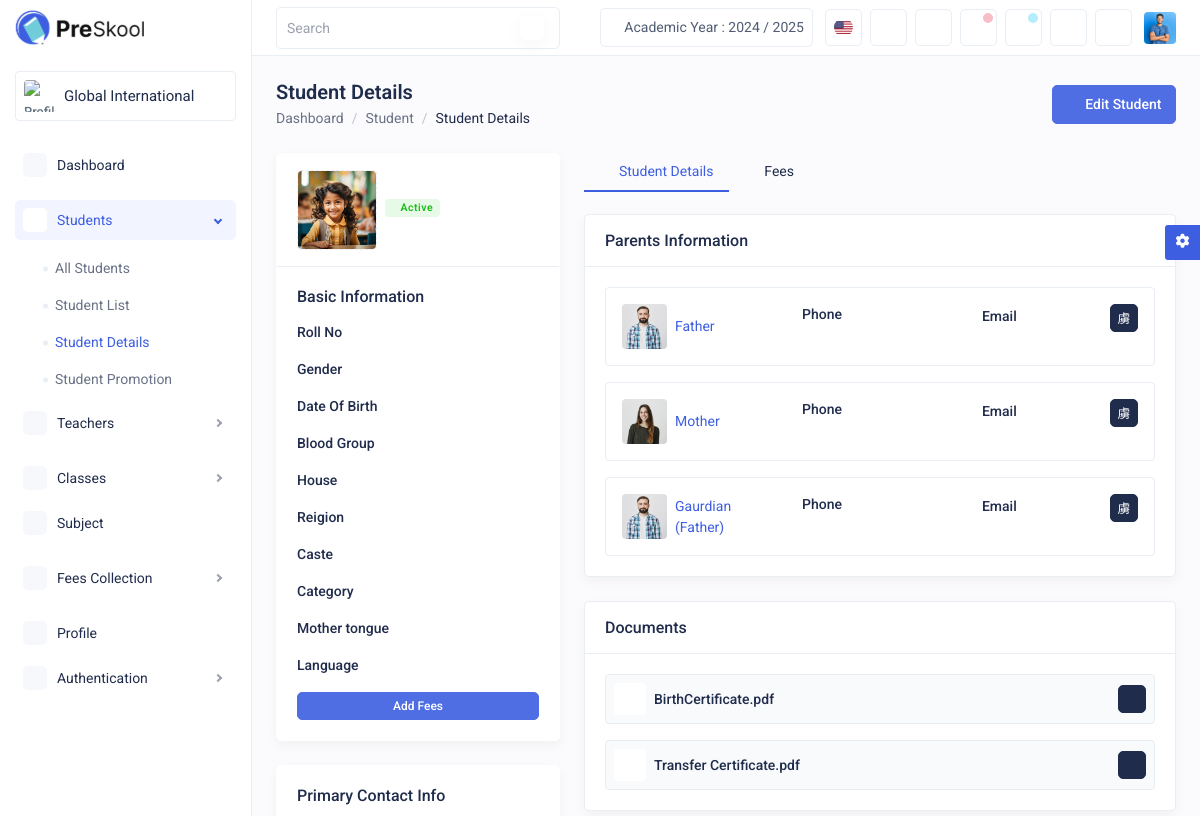
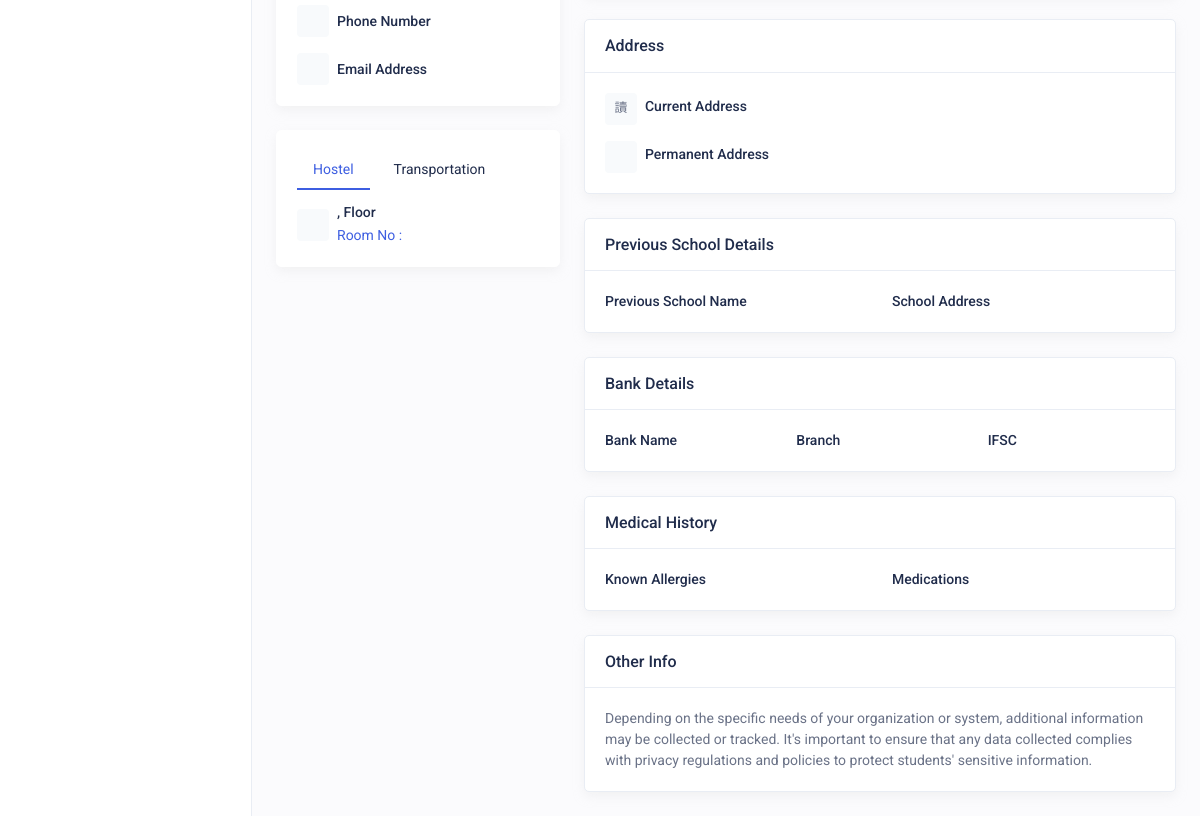
The page /student-details.php on the database as committed earlier (2 pictures, top to bottom).
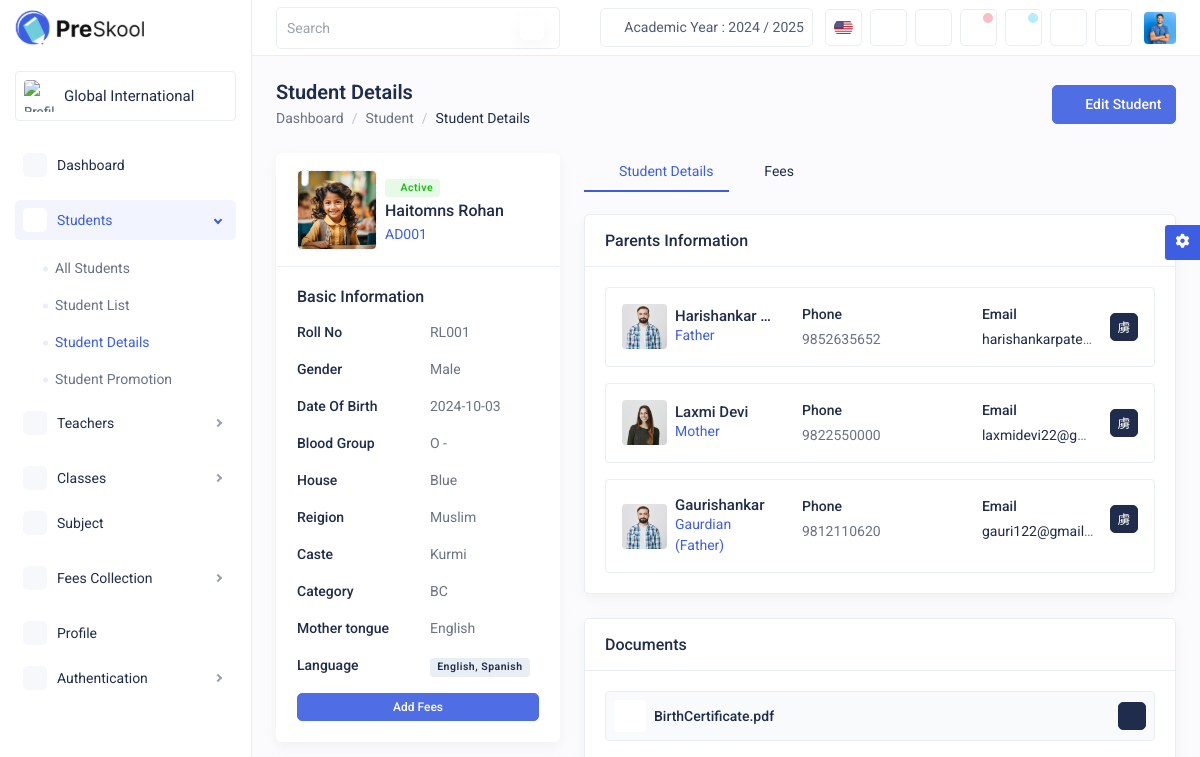
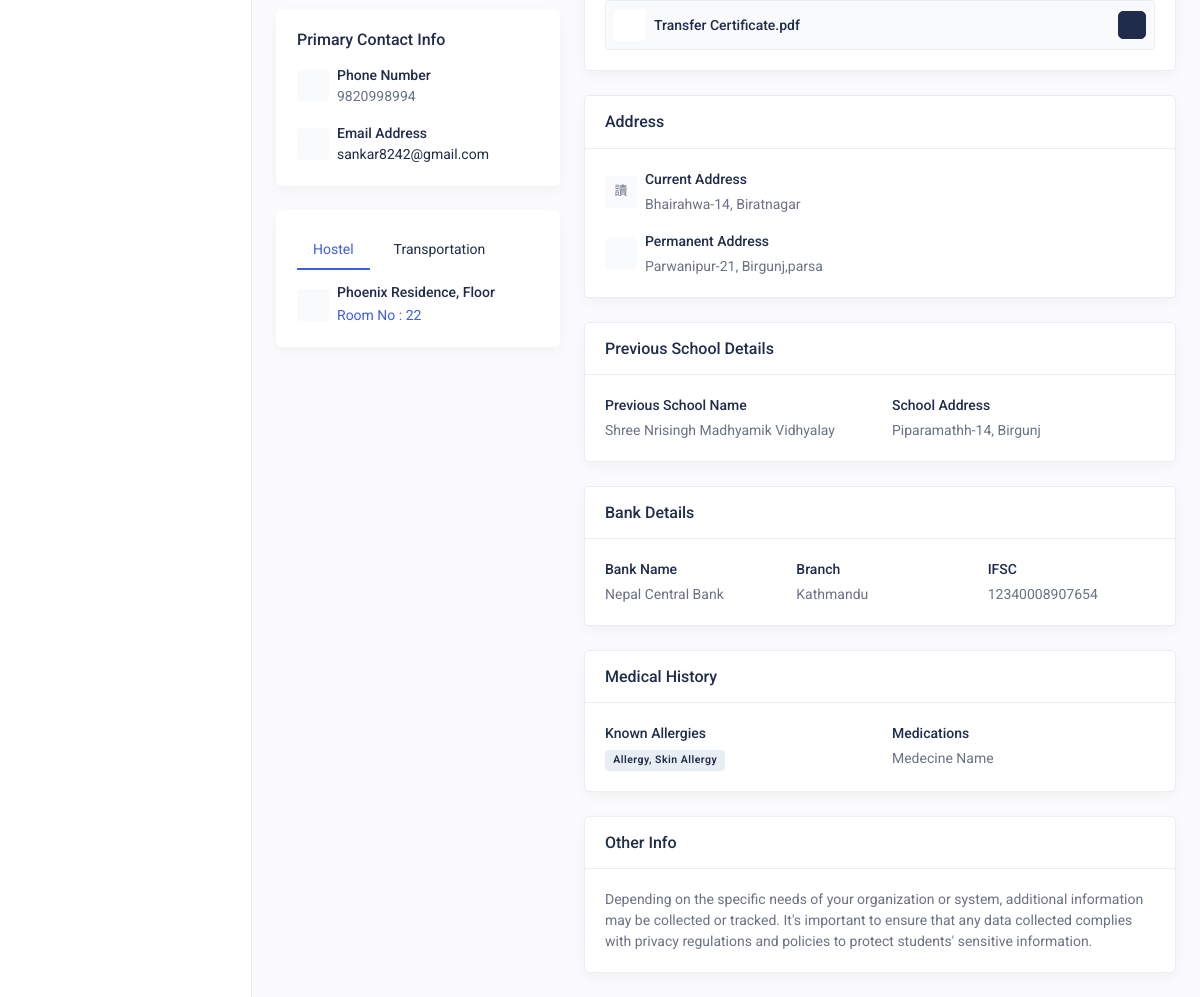
The same page on the database as committed later (2 pictures, top to bottom).
### tables this page shows
CREATE TABLE IF NOT EXISTS `addstudent` (
  `ID` int NOT NULL AUTO_INCREMENT,
  `imageOfStudent` varchar(225) NOT NULL,
  `academicYear` varchar(25) NOT NULL,
  `admissionNumber` varchar(50) NOT NULL,
  `admissionDate` date NOT NULL,
  `rollNumber` varchar(30) NOT NULL,
  `studentStatus` varchar(10) NOT NULL,
  `fnameOfStudent` varchar(50) NOT NULL,
  `lnameOfStudent` varchar(50) NOT NULL,
  `class` varchar(10) NOT NULL,
  `section` varchar(10) NOT NULL,
  `gender` varchar(10) NOT NULL,
  `dateOfBirth` date NOT NULL,
  `bloodGroup` varchar(3) NOT NULL,
  `house` varchar(50) NOT NULL,
  `religion` varchar(50) NOT NULL,
  `category` varchar(20) NOT NULL,
  `caste` varchar(40) NOT NULL,
  `primaryContact` varchar(15) NOT NULL,
  `emailOfstudent` varchar(100) NOT NULL,
  `motherTongue` varchar(50) NOT NULL,
  `languageKnown` varchar(100) NOT NULL,
  `imageOfFather` varchar(225) NOT NULL,
  `fatherName` varchar(100) NOT NULL,
  `emailOfFather` varchar(100) NOT NULL,
  `fatherContact` varchar(15) NOT NULL,
  `fatherProfession` varchar(40) NOT NULL,
  `imageOfMother` varchar(225) NOT NULL,
  `motherName` varchar(100) NOT NULL,
  `emailOfMother` varchar(100) NOT NULL,
  `motherContact` varchar(20) NOT NULL,
  `motherProfession` varchar(40) NOT NULL,
  `guardianName` varchar(100) NOT NULL,
  `guardianRelation` varchar(30) NOT NULL,
  `guardianContact` varchar(20) NOT NULL,
  `guardianEmail` varchar(100) NOT NULL,
  `guardianOccupation` varchar(60) NOT NULL,
  `guardianAddress` varchar(60) NOT NULL,
  `imageOfGuardian` varchar(225) NOT NULL,
  `currentAddressOfStudent` varchar(60) NOT NULL,
  `permanentAddressOfStudent` varchar(60) NOT NULL,
  `districtOfStudent` varchar(30) NOT NULL,
  `provinceOfStudent` varchar(30) NOT NULL,
  `transportRoute` varchar(30) NOT NULL,
  `vehicleNumber` varchar(15) NOT NULL,
  `pickUpPoint` varchar(30) NOT NULL,
  `hostel` varchar(30) NOT NULL,
  `hostelRoomNumber` varchar(10) NOT NULL,
  `documentOfBirthCertificate` varchar(225) NOT NULL,
  `documentOfTransferCertificate` varchar(225) NOT NULL,
  `allergiesOfStudent` varchar(50) NOT NULL,
  `medicationOfStudent` varchar(60) NOT NULL,
  `previousSchoolName` varchar(100) NOT NULL,
  `previousSchoolAddress` varchar(100) NOT NULL,
  `bankName` varchar(100) NOT NULL,
  `branchOfBank` varchar(100) NOT NULL,
  `ifscNumber` varchar(40) NOT NULL,
  `otherInfo` varchar(100) NOT NULL,
  PRIMARY KEY (`ID`)
);

### php/allStudentGrid.php (called while the page is built, shortened)
<?php
$mysqli = db_connect();
$stmt = $mysqli->prepare("SELECT `imageOfStudent`, `academicYear`, `admissionNumber`, `admissionDate`, `rollNumber`, `studentStatus`,
`fnameOfStudent`, `lnameOfStudent`, `class`, `section`, `gender`, `dateOfBirth`, `bloodGroup`, `house`, `religion`, `category`,
`caste`, `primaryContact`, `emailOfstudent`, `motherTongue`, `languageKnown`, `imageOfFather`, `fatherName`,
`emailOfFather`, `fatherContact`, `fatherProfession`, `imageOfMother`, `motherName`, `emailOfMother`,
`motherContact`, `motherProfession`, `guardianName`, `guardianRelation`, `guardianContact`, `guardianEmail`,
`guardianOccupation`, `guardianAddress`, `imageOfGuardian`, `currentAddressOfStudent`, `permanentAddressOfStudent`,
`districtOfStudent`, `provinceOfStudent`, `transportRoute`, `vehicleNumber`, `pickUpPoint`, `hostel`, `hostelRoomNumber`,
`documentOfBirthCertificate`, `documentOfTransferCertificate`, `allergiesOfStudent`,
`medicationOfStudent`, `previousSchoolName`, `previousSchoolAddress`, `bankName`, `branchOfBank`, `ifscNumber`,
`otherInfo` FROM `addstudent`");
$stmt->execute();
$stmt->store_result();
$stmt->bind_result(
    $image_path,
    $academic_year,
    $admission_number,
    $admission_date,
    $roll_number,
    $status,
    $first_name,
    $last_name,
    $class,
    $section,
    $gender,
    $dob,
    $blood_group,
    $house,
    $religion,
    $category,
    $caste,
    $primary_contact,
    $email,
    $mother_tongue,
    $languages_known,
    $father_image_path,
    $father_name,
    $fatherEmail,
    $father_contact,
    $father_occupation,
    $mother_image_path,
    $mother_name,
    $motherEmail,
    $mother_contact,
    $mother_occupation,
    $guardian_name,
    $guardian_relation,
    $guardian_contact,
    $guardianEmail,
    $guardian_occupation,
    $guardian_address,
    $guardian_image_path,
    $current_addressOfStudent,
    $permanent_addressOfStudent,
    $districtOfStudent,
    $provinceOfStudent,
    $transportationRoute,
    $vehicleNumber,
    $pickUpPoint,
    $hostel,
    $hostelRoomNumber,
    $birthCertificate_image_path,
    $transferCertificate_image_path,
    $allergiesOfStudent,
    $medicationOfStudent,
    $previousSchoolName,
    $previousSchoolAddress,
    $bankName,
    $branchOfBank,
    $ifscNumber,
    $otherInfo
);
?>

### student-details.php (the view, shortened to what the rows shown need)
<!DOCTYPE html><html lang="en"><head>
<link rel="stylesheet" href="css/bootstrap.min.css">
<link rel="stylesheet" href="css/feather.css">
<link rel="stylesheet" href="css/tabler-icons.css">
<link rel="stylesheet" href="css/daterangepicker.css">
<link rel="stylesheet" href="css/bootstrap-datetimepicker.min.css">
<link rel="stylesheet" href="css/select2.min.css">
<link rel="stylesheet" href="css/fontawesome.min.css">
<link rel="stylesheet" href="css/all.min.css">
<link rel="stylesheet" href="css/dataTables.bootstrap5.min.css">
<link rel="stylesheet" href="css/style.css">
</head>
<body>
<div class="main-wrapper">
<div class="page-wrapper">
<div class="content">
<div class="row">
    <?php
    require_once 'php/allStudentGrid.php';
    ?>
<div class="col-xxl-3 col-xl-4 theiaStickySidebar">
<div class="card border-white">
<div class="card-header">
<div class="d-flex align-items-center flex-wrap row-gap-3">
<div class="overflow-hidden">
<span class="badge badge-soft-success d-inline-flex align-items-center mb-1"><i class="ti ti-circle-filled fs-5 me-1"></i>Active</span>
<h5 class="mb-1 text-truncate"><?php echo $first_name . " " . $last_name; ?></h5>
<p class="text-primary"><?php echo $admission_number; ?></p>
</div>
</div>
</div>
<div class="card-body">
<dl class="row mb-0">
<dt class="col-6 fw-medium text-dark mb-3">Roll No</dt>
<dd class="col-6 mb-3"><?php echo $roll_number; ?></dd>
<dt class="col-6 fw-medium text-dark mb-3">Gender</dt>
<dd class="col-6 mb-3"><?php echo $gender; ?></dd>
<dt class="col-6 fw-medium text-dark mb-3">Date Of Birth</dt>
<dd class="col-6 mb-3"><?php echo $dob; ?></dd>
<dt class="col-6 fw-medium text-dark mb-3">Blood Group</dt>
<dd class="col-6 mb-3"><?php echo $blood_group; ?></dd>
<dt class="col-6 fw-medium text-dark mb-3">House</dt>
<dd class="col-6 mb-3"><?php echo $house; ?></dd>
<dt class="col-6 fw-medium text-dark mb-3">Reigion</dt>
<dd class="col-6 mb-3"><?php echo $religion; ?></dd>
<dt class="col-6 fw-medium text-dark mb-3">Caste</dt>
<dd class="col-6 mb-3"><?php echo $caste; ?></dd>
<dt class="col-6 fw-medium text-dark mb-3">Category</dt>
<dd class="col-6 mb-3"><?php echo $category; ?></dd>
<dt class="col-6 fw-medium text-dark mb-3">Mother tongue</dt>
<dd class="col-6 mb-3"><?php echo $mother_tongue; ?></dd>
<dt class="col-6 fw-medium text-dark mb-3">Language</dt>
<dd class="col-6 mb-3"><span class="badge badge-light text-dark me-2"><?php echo $languages_known; ?></span></dd>
</dl>
</div>
</div>
<div class="card border-white">
<div class="card-body">
<div class="d-flex align-items-center mb-3">
<div>
<span class="text-dark fw-medium mb-1">Phone Number</span>
<p><?php echo $primary_contact; ?></p>
</div>
</div>
<div class="d-flex align-items-center">
<div>
<p><a href="/cdn-cgi/l/email-protection" class="__cf_email__"><?php echo $email; ?></a></p>
</div>
</div>
</div>
</div>
<div class="card border-white">
<div class="card-body pb-1">
<div class="tab-content">
<div class="tab-pane fade show active" id="hostel">
<div class="d-flex align-items-center mb-3">
<div>
<h6 class="fs-14 mb-1"><?php echo $hostel; ?>, Floor</h6>
<p class="text-primary">Room No : <?php echo $hostelRoomNumber; ?></p>
</div>
</div>
</div>
</div>
</div>
</div>
</div>
<div class="col-xxl-9 col-xl-8">
<div class="row">
<div class="col-md-12">
<div class="card">
<div class="card-body">
<div class="border rounded p-3 pb-0 mb-3">
<div class="row">
<div class="col-sm-6 col-lg-4">
<div class="d-flex align-items-center mb-3">
<div class="ms-2 overflow-hidden">
<h6 class="text-truncate"><?php echo $father_name; ?></h6>
<p class="text-primary">Father</p>
</div>
</div>
</div>
<div class="col-sm-6 col-lg-4">
<div class="mb-3">
<p class="text-dark fw-medium mb-1">Phone</p>
<p><?php echo $father_contact; ?></p>
</div>
</div>
<div class="col-sm-6 col-lg-4">
<div class="d-flex align-items-center justify-content-between">
<div class="mb-3 overflow-hidden me-3">
<p class="text-truncate"><a href="/cdn-cgi/l/email-protection" class="__cf_email__"><?php echo $fatherEmail; ?></a></p>
</div>
</div>
</div>
</div>
</div>
<div class="border rounded p-3 pb-0 mb-3">
<div class="row">
<div class="col-lg-4 col-sm-6 ">
<div class="d-flex align-items-center mb-3">
<div class="ms-2 overflow-hidden">
<h6 class="text-truncate"><?php echo $mother_name; ?></h6>
<p class="text-primary">Mother</p>
</div>
</div>
</div>
<div class="col-lg-4 col-sm-6 ">
<div class="mb-3">
<p class="text-dark fw-medium mb-1">Phone</p>
<p><?php echo $mother_contact; ?></p>
</div>
</div>
<div class="col-lg-4 col-sm-6">
<div class="d-flex align-items-center justify-content-between">
<div class="mb-3 overflow-hidden me-3">
<p class="text-truncate"><a href="/cdn-cgi/l/email-protection" class="__cf_email__" ><?php echo $motherEmail; ?></a></p>
</div>
</div>
</div>
</div>
</div>
<div class="border rounded p-3 pb-0">
<div class="row">
<div class="col-lg-4 col-sm-6">
<div class="d-flex align-items-center mb-3">
<div class="ms-2 overflow-hidden">
<h6 class="text-truncate"><?php echo $guardian_name; ?></h6>
<p class="text-primary">Gaurdian (Father)</p>
</div>
</div>
</div>
<div class="col-lg-4 col-sm-6">
<div class="mb-3">
<p class="text-dark fw-medium mb-1">Phone</p>
<p><?php echo $guardian_contact; ?></p>
</div>
</div>
<div class="col-lg-4 col-sm-6">
<div class="d-flex align-items-center justify-content-between">
<div class="mb-3 overflow-hidden me-3">
<p class="text-truncate"><a href="/cdn-cgi/l/email-protection" class="__cf_email__"><?php echo $guardianEmail; ?></a></p>
</div>
</div>
</div>
</div>
</div>
</div>
</div>
</div>
<div class="col-xxl-6 d-flex">
<div class="card flex-fill">
<div class="card-body">
<div class="d-flex align-items-center mb-3">
<div>
<p class="text-dark fw-medium mb-1">Current Address</p>
<p><?php echo $current_addressOfStudent; ?></p>
</div>
</div>
<div class="d-flex align-items-center">
<div>
<p class="text-dark fw-medium mb-1">Permanent Address</p>
<p><?php echo $permanent_addressOfStudent; ?></p>
</div>
</div>
</div>
</div>
</div>
<div class="col-xxl-12">
<div class="card">
<div class="card-body pb-1">
<div class="row">
<div class="col-md-6">
<div class="mb-3">
<p class="text-dark fw-medium mb-1">Previous School Name</p>
<p><?php echo $previousSchoolName; ?></p>
</div>
</div>
<div class="col-md-6">
<div class="mb-3">
<p class="text-dark fw-medium mb-1">School Address</p>
<p><?php echo $previousSchoolAddress; ?></p>
</div>
</div>
</div>
</div>
</div>
</div>
<div class="col-xxl-6 d-flex">
<div class="card flex-fill">
<div class="card-body pb-1">
<div class="row">
<div class="col-md-4">
<div class="mb-3">
<p class="text-dark fw-medium mb-1">Bank Name</p>
<p><?php echo $bankName; ?></p>
</div>
</div>
<div class="col-md-4">
<div class="mb-3">
<p class="text-dark fw-medium mb-1">Branch</p>
<p><?php echo $branchOfBank; ?></p>
</div>
</div>
<div class="col-md-4">
<div class="mb-3">
<p class="text-dark fw-medium mb-1">IFSC</p>
<p><?php echo $ifscNumber; ?></p>
</div>
</div>
</div>
</div>
</div>
</div>
<div class="col-xxl-6 d-flex">
<div class="card flex-fill">
<div class="card-body pb-1">
<div class="row">
<div class="col-md-6">
<div class="mb-3">
<p class="text-dark fw-medium mb-1">Known Allergies</p>
<span class="badge bg-light text-dark"><?php echo $allergiesOfStudent; ?></span>
</div>
</div>
<div class="col-md-6">
<div class="mb-3">
<p class="text-dark fw-medium mb-1">Medications</p>
<p><?php echo $medicationOfStudent; ?></p>
</div>
</div>
</div>
</div>
</div>
</div>
</div>
</div>
</div>
</div>
</div>
</div>
</body></html>

Rows that differ between the two databases and show on the page:
added addstudent: fnameOfStudent "Haitomns", lnameOfStudent "Rohan", admissionNumber "AD001", rollNumber "RL001", gender "Male", dateOfBirth "2024-10-03", bloodGroup "O -", house "Blue", religion "Muslim", caste "Kurmi", category "BC", motherTongue "English", languageKnown "English, Spanish", primaryContact "9820998994", emailOfstudent "sankar8242@gmail.com", hostel "Phoenix Residence", hostelRoomNumber "22", fatherName "Harishankar…", fatherContact "9852635652", emailOfFather "harishankarpate…", motherName "Laxmi Devi", motherContact "9822550000", emailOfMother "laxmidevi22@g…", guardianName "Gaurishankar", guardianContact "9812110620", guardianEmail "gauri122@gmail…", currentAddressOfStudent "Bhairahwa-14, Biratnagar", permanentAddressOfStudent "Parwanipur-21, Birgunj,parsa", previousSchoolName "Shree Nrisingh Madhyamik Vidhyalay", previousSchoolAddress "Piparamathh-14, Birgunj", bankName "Nepal Central Bank", branchOfBank "Kathmandu", ifscNumber "12340008907654", allergiesOfStudent "Allergy, Skin Allergy", medicationOfStudent "Medecine Name"
